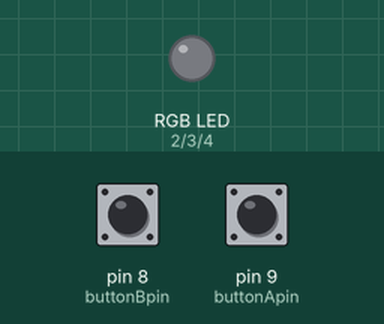
Recording of a sketch running on a simulated Arduino Uno, built with avr-gcc and run on an emulated ATmega328P. Shown: an RGB LED mixed from three pins (HIGH = lit). Inputs (shaded band) come from the test bench; at power-on: pin 9 (buttonApin) HIGH, pin 8 (buttonBpin) HIGH. Dim RGB values are drawn brighter than linear.

Above: at 1.2 s.
1.3 s: pin 9 (buttonApin) pulled LOW for 0.15 s
At 2.6 s:
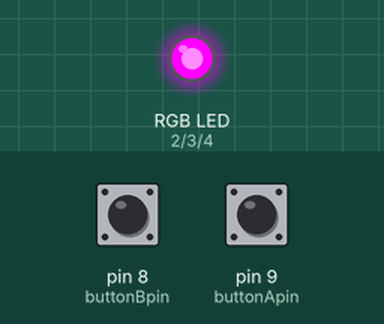
2.9 s: pin 9 (buttonApin) pulled LOW for 1 s
At 5.1 s:
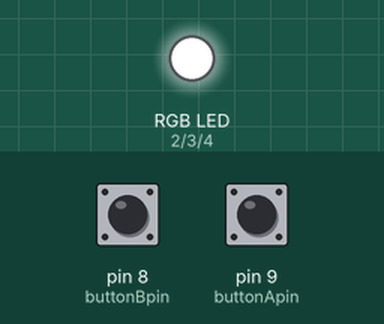
5.4 s: pin 9 (buttonApin) pulled LOW for 0.15 s
At 6.0 s:
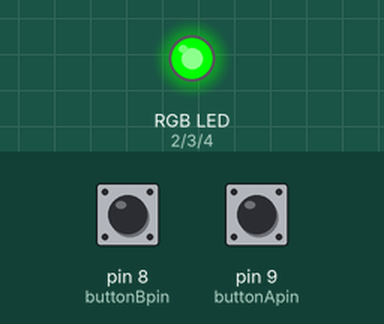
7.0 s: pin 8 (buttonBpin) pulled LOW for 0.15 s
At 7.7 s:
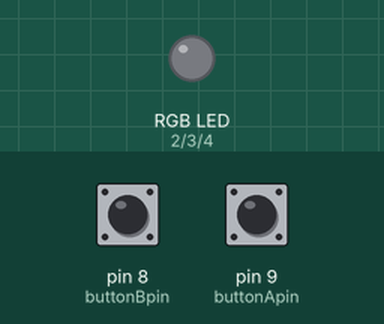
8.6 s: pin 9 (buttonApin) pulled LOW for 3.2 s
At 8.9 s:
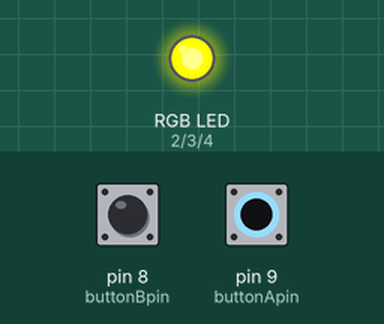
13.3 s: pin 8 (buttonBpin) driven LOW and pin 9 (buttonApin) driven LOW
At 13.9 s:
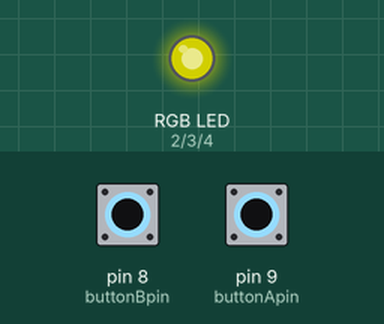
Timing chart, 0 to 15.8 s (numbered marks = the images above; inputs shaded):
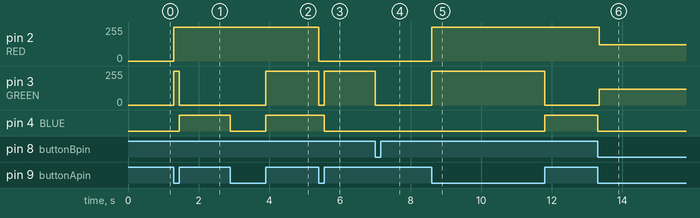

Measured:
- after the input at 1.3 s, pin 2 (RED): 0/255 → 255/255 at once; pin 3 (GREEN): 0/255 → 255/255 at once, → 0/255 0.15 s later; pin 4 (BLUE): LOW → HIGH after 0.15 s
- after the input at 2.9 s, pin 3 (GREEN): 0/255 → 255/255 after 1.0 s; pin 4 (BLUE): HIGH → LOW at once, → HIGH 1.0 s later
- after the input at 5.4 s, pin 2 (RED): 255/255 → 0/255 at once; pin 3 (GREEN): 255/255 → 0/255 at once, → 255/255 0.15 s later; pin 4 (BLUE): HIGH → LOW after 0.15 s
- after the input at 7.0 s, pin 3 (GREEN): 255/255 → 0/255 at once
- after the input at 8.6 s, pin 2 (RED): 0/255 → 255/255 at once; pin 3 (GREEN): 0/255 → 255/255 at once, → 0/255 3.2 s later; pin 4 (BLUE): LOW → HIGH after 3.2 s
- after the input at 13.3 s, pin 2 (RED): 255/255 → 121/255 at once; pin 3 (GREEN): 0/255 → 120/255 at once; pin 4 (BLUE): HIGH → LOW at once

The sketch:

push_Button_RGB_LED.ino
```cpp
/*
  Dylan Sedeno 2022
  Button

  Turns on an RGB LED with one button pin 9, then cycles through six different colors with each press of same button
  turns off RGB LED with other button pin 8
  */
#define RED 2 // defines which pin is used for red
#define GREEN 3 //defines which pin is used for green
#define BLUE 4 // defines which pin is used for blue

int buttonApin = 9;
int buttonBpin = 8;
int counter = 0; // is suppose to keep track of button presses to help with colors


void setup()
{
  pinMode(RED, OUTPUT); // initializes the red pin as an output
  pinMode(GREEN, OUTPUT); // initializes the green pin as an output
  pinMode(BLUE, OUTPUT); // initializes the blue pin as an output
  pinMode(buttonApin, INPUT_PULLUP);  // initializes the pushbutton pin as an input
  pinMode(buttonBpin, INPUT_PULLUP);  // initializes the pushbutton pin as an input
}

void loop()
{
  // NOTE try to change it to high first to see if problem fixes itself
  if (digitalRead(buttonApin) == LOW && counter == 0) // read the state of the pushbutton value and what counters value is
  {
   setColor(255, 255, 0); //yellow
   counter = 1;
  }
  else if (digitalRead(buttonApin) == HIGH && counter == 1)
  {
    setColor(255, 0, 255); //purple
    counter = 2;
  }
   else if (digitalRead(buttonApin) == LOW && counter == 2)
  {
    setColor(255, 0, 0);  // Red
    counter = 3;
  }
   else if (digitalRead(buttonApin) == HIGH && counter == 3)
  {
   setColor(255, 255, 255);  // white
    counter = 4;
  }
   else if (digitalRead(buttonApin) == LOW && counter == 4)
  {
    setColor(0, 0, 255);  // blue
   counter = 5;
  }
   else if (digitalRead(buttonApin) == HIGH && counter == 5)
  {
    setColor(0, 255, 0); //green
  }


  if (digitalRead(buttonBpin) == LOW)
  {
    setColor(0, 0, 0); // off
    counter = 0;
  }
}


void setColor(int red, int green, int blue)
{
  analogWrite(RED, red);
  analogWrite(GREEN, green);
  analogWrite(BLUE, blue);
}
```
